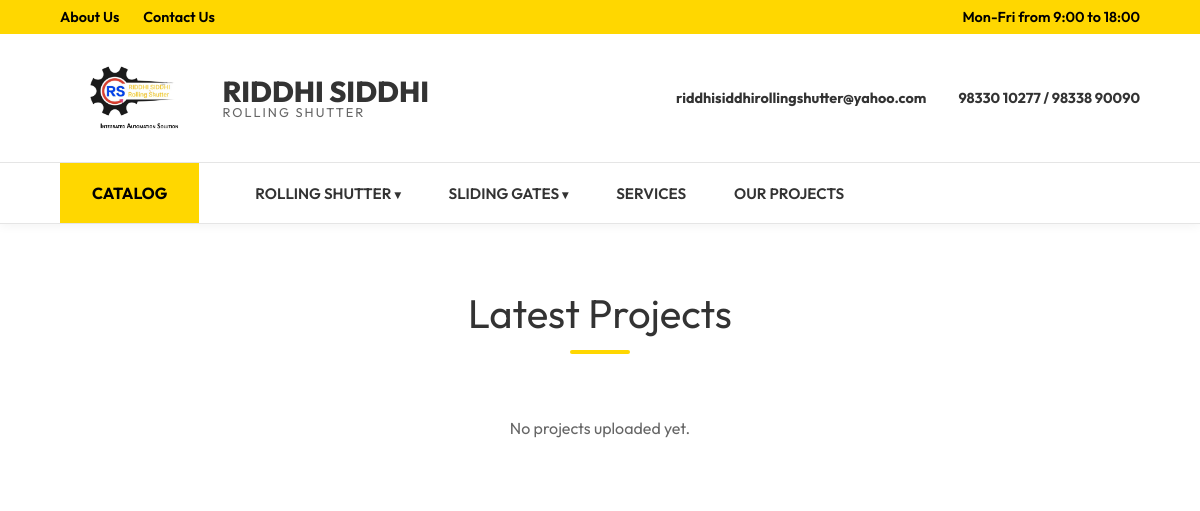
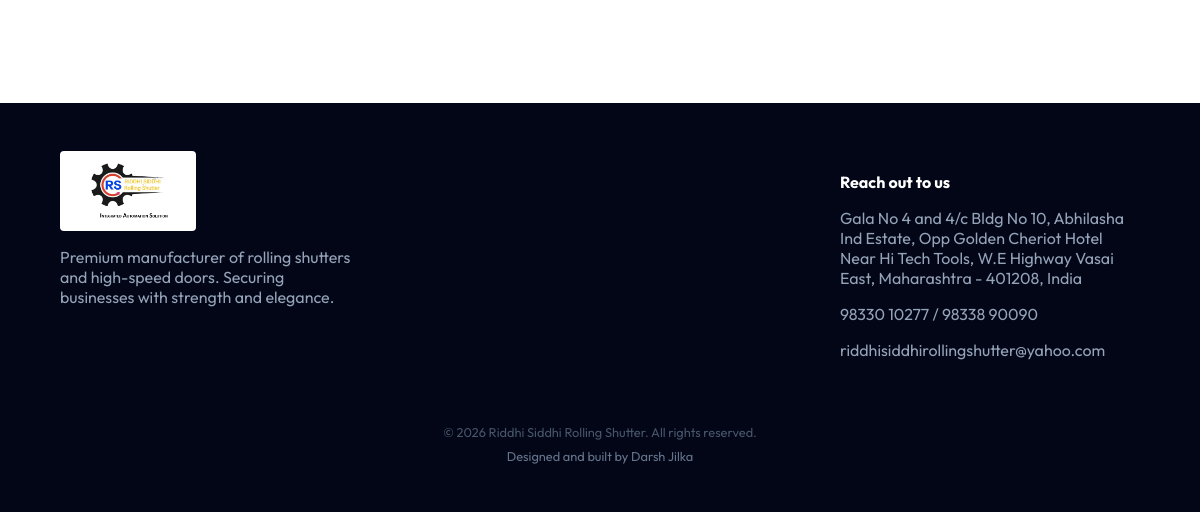
The app's page /projects/, older data (2 pictures, top to bottom).
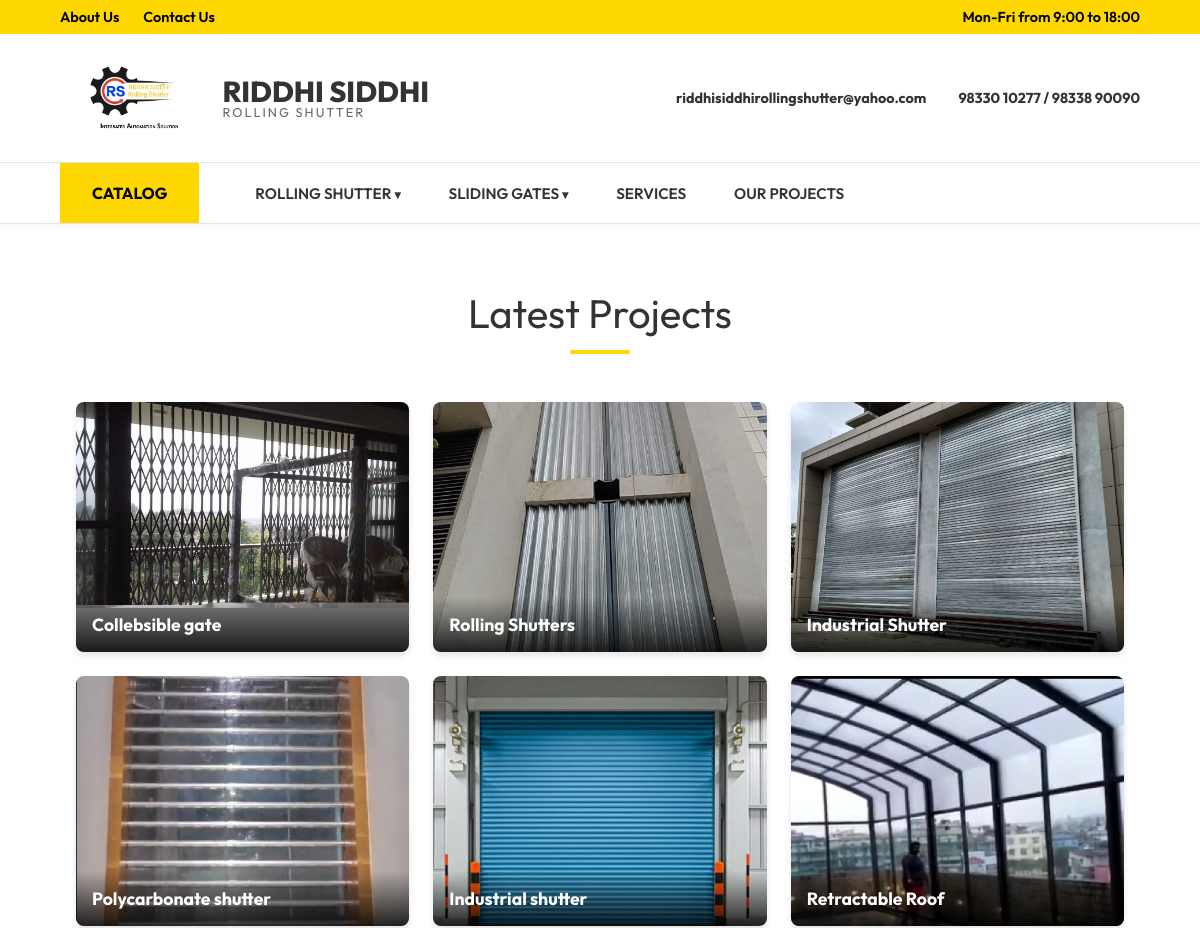
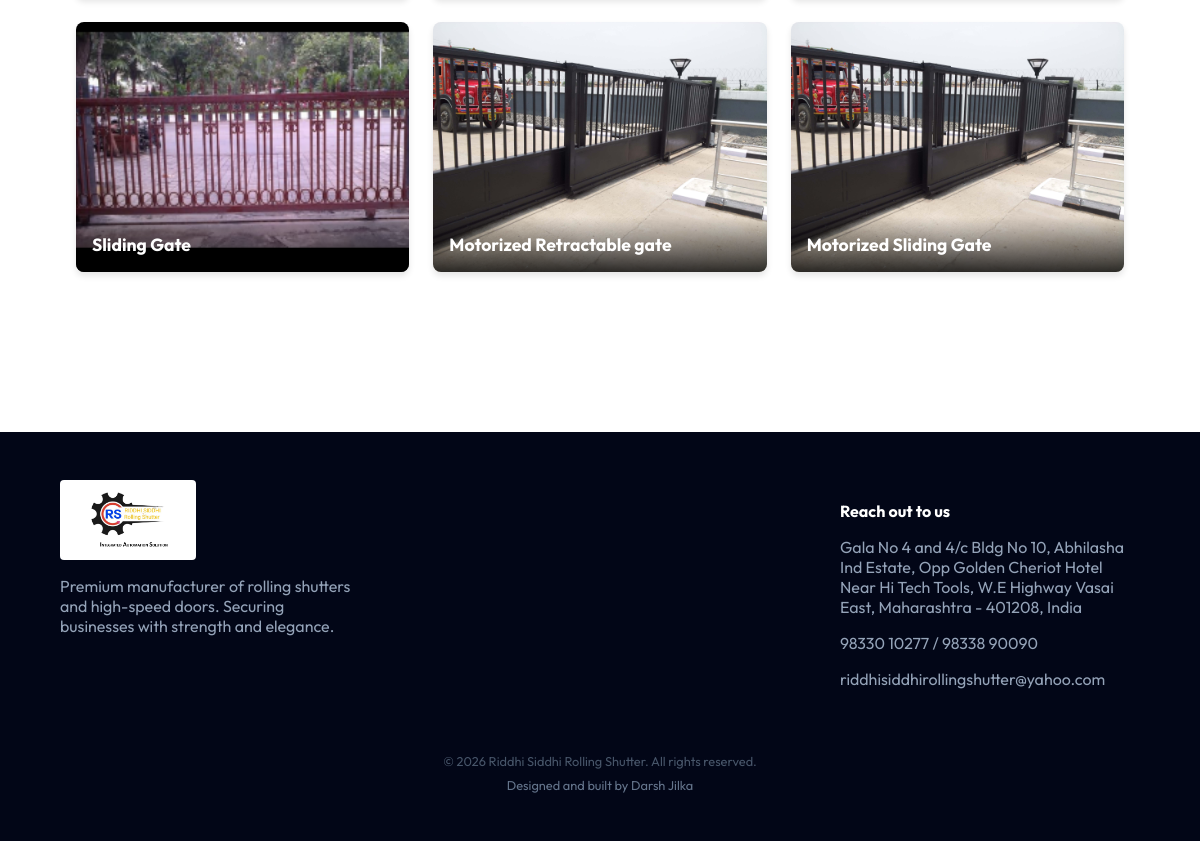
The same page, newer data (2 pictures, top to bottom).
### core/models.py (models this page shows, shortened)
class ProductCategory(models.Model):
    name = models.CharField(max_length=100)
    slug = models.SlugField(unique=True)
    image = models.ImageField(upload_to='categories/')
    class Meta:
        verbose_name_plural = "Product Categories"

class Project(models.Model):
    title = models.CharField(max_length=200)
    client_name = models.CharField(max_length=200, blank=True)
    location = models.CharField(max_length=200, blank=True)
    image = models.ImageField(upload_to='projects/')
    description = models.TextField()
    completion_date = models.DateField(blank=True, null=True)

### core/views.py (the view)
# urls.py: path('projects/', views.projects_page, name='projects'),
def projects_page(request):
    projects = Project.objects.all()
    categories = ProductCategory.objects.all()
    return render(request, 'projects.html', {
        'projects': projects,
        'categories': categories
    })

### templates/projects.html (shortened to what this page needs)
{% extends 'base.html' %}
{% block content %}
<section class="section" style="padding-top: 4rem;">
    <div class="section-title">Latest Projects</div>
    <div class="projects-grid">
        {% for project in projects %}
        <div class="project-item" onclick="openModal(this)">
            <img src="{{ project.image.url }}" alt="{{ project.title }}" class="project-thumb">
            <div class="project-mini-info">
                <h4>{{ project.title }}</h4>
            </div>
        </div>
        {% empty %}
        <p style="grid-column: 1/-1; text-align: center; color: #666;">No projects uploaded yet.</p>
        {% endfor %}
    </div>
</section>
{% endblock %}

### templates/base.html (shortened to what this page needs)
<!DOCTYPE html>
<html lang="en">
<head>
    {% load static %}
    <link rel="stylesheet" href="{% static 'css/style.css' %}">
</head>
<body>
    <header>
        <div class="top-bar">
            <div class="top-links" style="display: flex; gap: 1.5rem;">
                <a href="{% url 'about' %}" style="color: inherit; text-decoration: none;">About Us</a>
                <a href="{% url 'contact' %}" style="color: inherit; text-decoration: none;">Contact Us</a>
            </div>
            <div>Mon-Fri from 9:00 to 18:00</div>
        </div>
        <div class="main-header">
            <a href="{% url 'home' %}" class="logo">
                <img src="{% static 'images/logo.png' %}" alt="Riddhi Siddhi Rolling Shutter"
                    style="height: 80px; width: auto; object-fit: contain;">
                <div style="display:flex; flex-direction:column; line-height:1; margin-left: 10px;">
                    <span>RIDDHI SIDDHI</span>
                    <span style="font-size:0.8rem; font-weight:400; letter-spacing:2px; color:#666">ROLLING
                        SHUTTER</span>
                </div>
            </a>
            <div style="display: flex; align-items: center; gap: 2rem; font-size: 0.9rem;">
                <div>
                    <div style="font-weight: 700; color: #333;">riddhisiddhirollingshutter@yahoo.com</div>
                </div>
                <div>
                    <div style="font-weight: 700; color: #333;">98330 10277 / 98338 90090</div>
                </div>
            </div>
        </div>
        <div class="nav-bar">
            <a href="{% static 'files/catalog.pdf' %}" download class="catalog-btn">
                Catalog
            </a>
            <ul class="nav-links">
                {% for category in categories %}
                <li class="nav-item">
                    <a href="{% url 'category_detail' category.slug %}" class="nav-link">{{ category.name }} <span
                            style="font-size: 0.8em;">&#9662;</span></a>
                </li>
                {% endfor %}
                <li class="nav-item"><a href="{% url 'services' %}" class="nav-link">Services</a></li>
                <li class="nav-item"><a href="{% url 'projects' %}" class="nav-link">Our Projects</a></li>
            </ul>
        </div>
    </header>
    <main>
        {% block content %}
        {% endblock %}
    </main>
    <footer style="background: #020617; padding: 3rem 5%; margin-top: 5rem; border-top: 1px solid var(--glass-border);">
        <div
            style="max-width: 1400px; margin: 0 auto; display: flex; justify-content: space-between; flex-wrap: wrap; gap: 2rem;">
            <div>
                <a href="{% url 'home' %}" style="display: block; margin-bottom: 1rem;">
                    <img src="{% static 'images/logo.png' %}" alt="Riddhi Siddhi"
                        style="height: 70px; display: block; background: #fff; padding: 5px; border-radius: 4px;">
                </a>
                <p style="color: #94a3b8; max-width: 300px;">Premium manufacturer of rolling shutters and high-speed
                    doors. Securing businesses with strength and elegance.</p>
            </div>
            <div>
                <h4 style="color: #fff; margin-bottom: 1rem;">Reach out to us</h4>
                <p style="color: #94a3b8; max-width: 300px;">Gala No 4 and 4/c Bldg No 10, Abhilasha Ind Estate, Opp
                    Golden Cheriot Hotel Near Hi Tech Tools, W.E Highway Vasai East, Maharashtra - 401208, India</p>
                <p style="color: #94a3b8;">98330 10277 / 98338 90090</p>
                <p style="color: #94a3b8;">riddhisiddhirollingshutter@yahoo.com</p>
            </div>
        </div>
        <div style="text-align: center; margin-top: 3rem; color: #475569; font-size: 0.8rem;">
            &copy; {% now "Y" %} Riddhi Siddhi Rolling Shutter. All rights reserved.<br>
            <span style="margin-top: 0.5rem; display: inline-block; color: #64748b;">Designed and built by Darsh
                Jilka</span>
        </div>
    </footer>
</body>
</html>

### static/css/style.css (style rules this page uses)
:root { --primary-color: #ffffff; --accent-color: #FFD700; --text-color: #333333; --secondary-color: #f5f5f5; --dark-bg: #111; --border-color: #e5e5e5; --transition: all 0.3s ease; }
body { font-family: 'Outfit', sans-serif; margin: 0; padding: 0; background-color: var(--primary-color); color: var(--text-color); overflow-x: hidden; }
header { background: #fff; box-shadow: 0 2px 10px rgba(0, 0, 0, 0.05); position: relative; z-index: 1000; }
.top-bar { background: var(--accent-color); padding: 0.5rem 5%; font-size: 0.9rem; font-weight: 600; color: #000; display: flex; justify-content: space-between; }
.main-header { padding: 1.5rem 5%; display: flex; justify-content: space-between; align-items: center; border-bottom: 1px solid var(--border-color); }
.logo { font-size: 1.8rem; font-weight: 800; color: #333; text-transform: uppercase; text-decoration: none; display: flex; align-items: center; gap: 0.5rem; }
.nav-bar { padding: 0 5%; background: #fff; border-bottom: 1px solid var(--border-color); display: flex; justify-content: flex-start; gap: 0; align-items: center; }
.catalog-btn { background: var(--accent-color); color: #000; padding: 0 2rem; height: 60px; font-weight: 700; text-decoration: none; text-transform: uppercase; display: flex; align-items: center; gap: 0.5rem; margin-right: 2rem; }
.nav-links { display: flex; gap: 0; list-style: none; margin: 0; padding: 0; height: 100%; }
.nav-item { position: relative; height: 100%; display: flex; align-items: center; padding: 0 1.5rem; }
.nav-link { color: #333; text-decoration: none; font-weight: 600; font-size: 0.95rem; text-transform: uppercase; transition: var(--transition); }
.section { padding: 5rem 5%; max-width: 1400px; margin: 0 auto; }
.section-title { text-align: center; font-size: 2.5rem; margin-bottom: 3rem; position: relative; padding-bottom: 1rem; }
.section-title::after { content: ''; position: absolute; bottom: 0; left: 50%; transform: translateX(-50%); width: 60px; height: 4px; background: var(--accent-color); border-radius: 2px; }

### templates/projects.html (style rules this page uses)
.projects-grid { display: grid; grid-template-columns: repeat(auto-fill, minmax(300px, 1fr)); gap: 1.5rem; padding: 0 1rem; }
.project-item { position: relative; height: 250px; border-radius: 8px; overflow: hidden; cursor: pointer; box-shadow: 0 4px 6px rgba(0, 0, 0, 0.1); }
.project-thumb { width: 100%; height: 100%; object-fit: cover; transition: transform 0.5s ease; }
.project-mini-info { position: absolute; bottom: 0; left: 0; width: 100%; background: linear-gradient(to top, rgba(0, 0, 0, 0.8), transparent); padding: 1rem; color: #fff; z-index: 1; }
.project-mini-info h4 { margin: 0; font-size: 1.1rem; }

Row changes from the older to the newer data that the page shows:
added Project: image (picture), title "Collebsible gate"
added Project: image (picture), title "Rolling Shutters"
added Project: image (picture), title "Industrial Shutter"
added Project: image (picture), title "Polycarbonate shutter"
added Project: image (picture), title "Industrial shutter"
added Project: image (picture), title "Retractable Roof"
added Project: image (picture), title "Sliding Gate"
added Project: image (picture), title "Motorized Retractable gate"
added Project: image (picture), title "Motorized Sliding Gate"
Text that changed along with them:
text no longer shown: "No projects uploaded yet."
